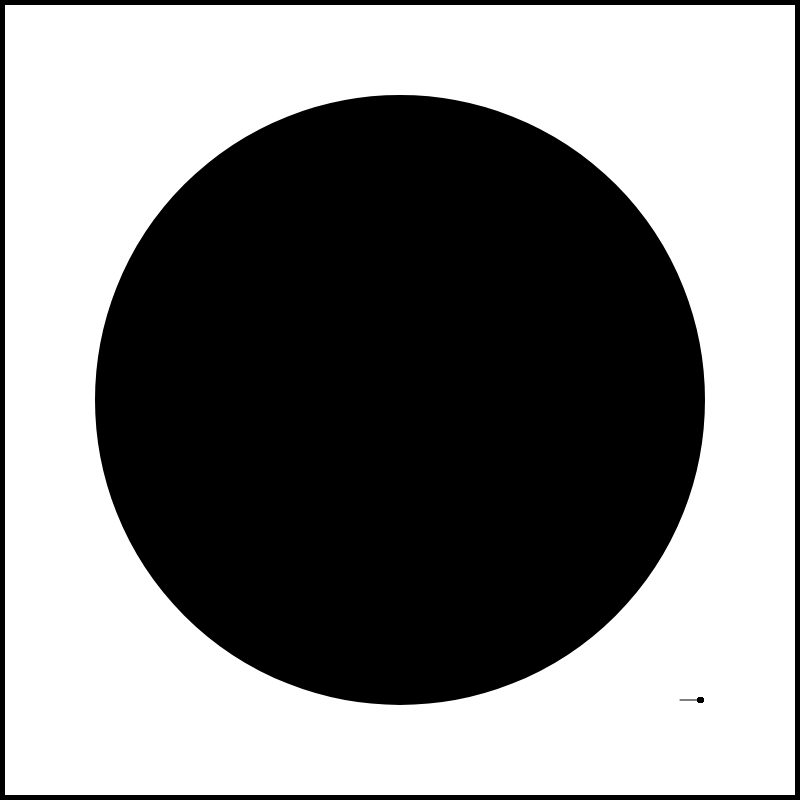
Frame 1 (no input)
Frame 60 (no input): identical to frame 1, image omitted
Frame 120 (the mouse pressed at the canvas centre since frame 60): identical to frame 1, image omitted

The p5.js sketch that drew this single still picture (run headless with seeded random() and noise() and a simulated clock; from frame 60 on, the mouse is pressed at the canvas centre):

// p5.js sketch
// ── sketch.js
let PI=3.141592653589793238
let width=800;
let height=800;
let Nparticle = 1000;
let LX=width;
let LY=height;
let R=Math.min(LX/4,LY/4)*3/2;
let v0=700;
let theta=PI;

var x=[];
var y=[];
var cx=[];
var cy=[];
var vx=[];
var vy=[];

let m=1;
let dt=0.01;

let count=0;
let keycount=0;
function setup() {
  createCanvas(width, height);
  background(255);
  for (let i=0;i<Nparticle;i++){
    x.push(R+i/Nparticle);
    y.push(R);
    vx.push(0);
    vy.push(0);
  }
}

function draw() {
  translate(width/2,height/2);
  count+=1;
  background(255);
  stroke(0);
  strokeWeight(10);
  line(LX/2,LY/2,LX/2,-LY/2);
  line(LX/2,-LY/2,-LX/2,-LY/2);
  line(-LX/2,-LY/2,-LX/2,LY/2);
  line(-LX/2,LY/2,LX/2,LY/2);
  fill(0);
  ellipse(0,0,R*2,R*2);
  for (let i=0; i<Nparticle; i++){
    var hold=[];
    x[i] += vx[i]*dt;
    y[i] += vy[i]*dt;
    if (x[i]<-LX/2){
      x[i]=-LX-x[i];
      vx[i]=-vx[i];
    }else if(x[i]>LX/2){
      x[i]=LX-x[i];
      vx[i]=-vx[i];
    }
    if (y[i]<-LY/2){
      y[i]=-LY-y[i];
      vy[i]=-vy[i];
    }else if(y[i]>LY/2){
      y[i]=LY-y[i];
      vy[i]=-vy[i];
    }
    if (x[i]*x[i]+y[i]*y[i]<R*R){
      let T=optimaltime(x[i],y[i],vx[i],vy[i],R);
      cx[i]=x[i]-vx[i]*T;
      cy[i]=y[i]-vy[i]*T;
      hold=mirror(x[i],y[i],cx[i],cy[i],vx[i],vy[i],T);
      x[i]=hold[0];
      y[i]=hold[1];
      vx[i]=(x[i]-cx[i])/sqrt((x[i]-cx[i])*(x[i]-cx[i])+(y[i]-cy[i])*(y[i]-cy[i]))*v0;
      vy[i]=(y[i]-cy[i])/sqrt((x[i]-cx[i])*(x[i]-cx[i])+(y[i]-cy[i])*(y[i]-cy[i]))*v0;
    }
    stroke(0);
    strokeWeight(5);
    point(x[i],y[i]);
  }
  if (keycount == 0) {
    strokeWeight(1);
    line(R,R,R+20*cos(theta),R+20*sin(theta));
  }
  if (keyIsDown(UP_ARROW)){
    theta-=PI/360;
  }else if(keyIsDown(DOWN_ARROW)){
    theta+=PI/360;
  }
  if(keyCode==ENTER&&keycount==0){
    for (let i=0; i<Nparticle; i++){
      vx[i]=v0*Math.cos(theta);
      vy[i]=v0*Math.sin(theta);
    }
    keycount=1;
  }
}

function optimaltime(x,y,vx,vy,R){
  let V2=vx*vx+vy+vy;
  let RV=x*vx+y*vy;
  let T=(RV+sqrt(RV*RV+V2*(R*R-x*x-y*y)))/V2;
  return T;
}

function mirror(x,y,cx,cy,vx,vy,t){
  let theta=findtheta(cx,cy);
  let phi=findtheta(x-cx,y-cy);
  let ret=[];
  ret.push(cx+(-Math.cos(2*(theta-phi))*vx+Math.sin(2*(theta-phi))*vy)*t);
  ret.push(cy+(-Math.sin(2*(theta-phi))*vx-Math.cos(2*(theta-phi))*vy)*t);
  return ret;
}


function findtheta(x, y) {
  let theta = 0;
  if (y > 0) {
    theta = Math.acos(x / sqrt(x * x + y * y));
  } else if (y < 0) {
    theta = PI + Math.acos(-x / sqrt(x * x + y * y));
  }
  return theta;
}
